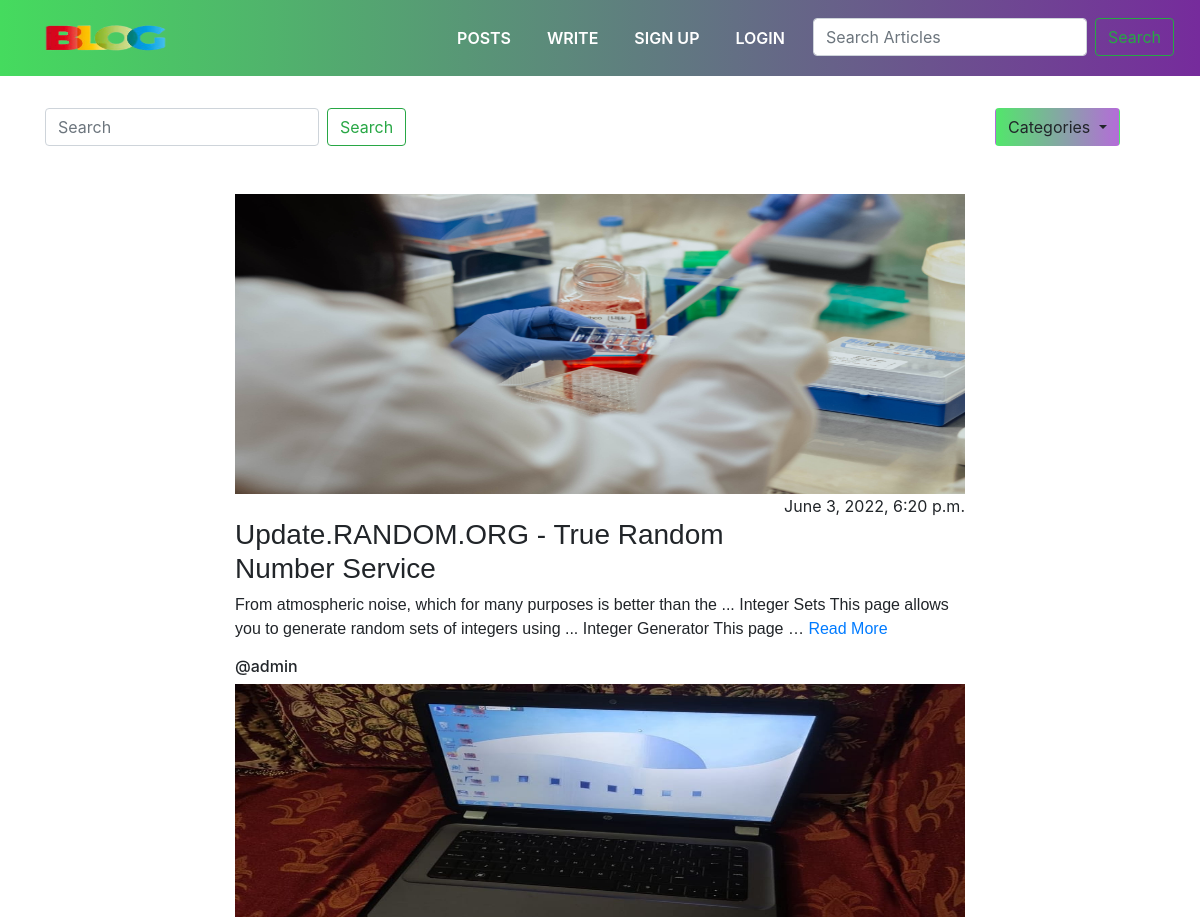
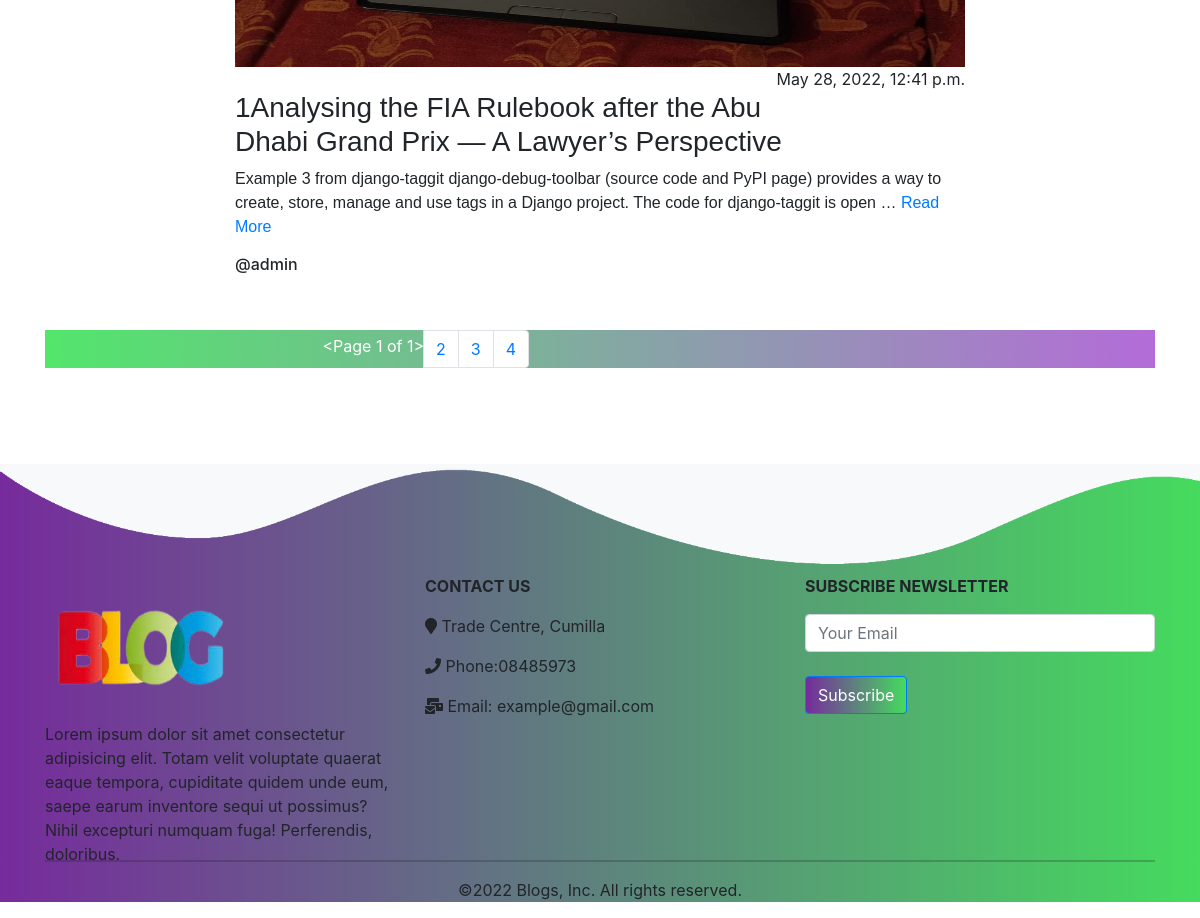
The page /blogs.html?category=3 on the database its author committed (2 pictures, top to bottom).
### posts/models.py (models this page shows, shortened)
class Blog(models.Model):
    author=models.ForeignKey(User,on_delete=models.CASCADE,related_name='post_author')
    blog_title=models.CharField(max_length=264,verbose_name='Put a Title')
    category=models.ForeignKey(Category,on_delete=models.CASCADE,related_name='category',default=None)
    slug= models.SlugField(max_length=264,unique=True,null=True,allow_unicode=True)
    blog_content=models.TextField(verbose_name='what is on your mind?')
    blog_image=models.ImageField(upload_to='blog_images',verbose_name='Image')
    publish_date=models.DateTimeField(auto_now_add=True)
    update_date=models.DateTimeField(auto_now=True)
    view_count=models.IntegerField(null=True,default=0,blank=True)
    class Meta:
        ordering = ('-publish_date',)
    @staticmethod
    def get_all_products_by_id(category_id):
        if category_id :
            return Blog.objects.filter(category=category_id)
        else:
            return Blog.objects.all()

### posts/views.py (the view)
# urls.py: path('blogs.html',views.bloglist,name="showing_blogs"),
def bloglist(request):
    blog = Blog.objects.all()
    category = Category.objects.all()
    categoryID = request.GET.get('category')
    if categoryID:
        blog = Blog.get_all_products_by_id(categoryID)
    else:
        blog = Blog.objects.all()
    paginator = Paginator(blog, 3)
    page_number = request.GET.get('page')
    blogFinal = paginator.get_page(page_number)
    result = None
    if request.method == "GET":
        search = request.GET.get('search', ' ')
        if not search == ' ':
            result = Blog.objects.filter(blog_title__icontains=search)
    prddata = {
        'blog': blogFinal,
        'category': category,
        'result': result
    }
    return render(request, 'blogs/blog.html', prddata)

### templates/blogs/blog.html (shortened to what this page needs)
{% extends 'layouts.html' %}
{% block content %}
<div class="container pb-5">
  <br>
        <div class="row">
          <div class="col-lg-4 col-md-3"></div>
          <div class="col-lg-4 col-md-6 pt-2" style="z-index:0.5 ;">
          </div>
          <div class="col-lg-4 col-md-3"></div>
        </div>
    <div class="row">
        <div class="col-lg-10 col-sm-0 col-md-8">
          <form class="form-inline my-2 my-lg-0" method="GET">
            <input class="form-control mr-sm-2" type="search" name="search" placeholder="Search" aria-label="Search">
            <button class="btn btn-outline-success my-2 my-sm-0" type="submit">Search</button>
          </form>
        </div>
        <div class="col-lg-2 col-sm-12 col-md-4 ">
            <div class="dropdown">
              <button class="btn dropdown-toggle" type="button" id="dropdownMenuButton1" data-bs-toggle="dropdown" aria-expanded="false" style="background-image: linear-gradient(to right, #52e66b,#b46cd8);">
                Categories
              </button>
              </div>
        </div>
      </div><br><br>
  {% if blog %}
    {% if not result %}
       {% for blog in blog %}
         <div class="row" >
          <div class="col-lg-2"></div>
            <div class="col-lg-8">
                <img src="/media/{{blog.blog_image}}" alt="{{blog.blog_title}}" title="" width="100%" height="300px">
                <p style="float:right;">{{blog.publish_date}}</p><br><br>
                <h3 style="font-family: Impact, Haettenschweiler, 'Arial Narrow Bold', sans-serif;">{{blog.blog_title|capfirst|truncatewords:30}}</h3>
                <p style="font-family: sans-serif;">{{blog.blog_content|capfirst|truncatewords:30}}
                <a href="{% url 'blog_details' blog.slug %}">Read More</a>
                </p>
                <h6>@{{blog.author}}</h6>
              </div>
            <div class="col-lg-2"></div>
         </div>
       {% endfor %}
    {% endif %}
    {% if not result %}
    <nav aria-label="..." class="my-5"
    style="background-image: linear-gradient(to right,#52e66b,#b46cd8);"
    >
      <ul class="pagination button" style="padding-left: 25%;">
        <li class="page-item mt-1 text-white">{{blog}}</li>
        {% if blog.start_index < 7 %}
        <li class="page-item" aria-current="page">
          <a class="page-link" href="?page=2">2</a>
        </li>
        <li class="page-item" aria-current="page">
          <a class="page-link" href="?page=3">3</a>
        </li>
        {% endif %}
        <li class="page-item" aria-current="page">
          <a class="page-link" href="?page=4">4</a>
        </li>
      </ul>
    </nav>
    {% endif %}
  {% else %}
    <h2 class="text-center mt-4 d-inline" >There is no video of this Category</h2>&nbsp;&nbsp;<a href="{% url 'showing_blogs' %}" class="text-right d-inline text-bold">continue</a>
    <pre>
    </pre>
  {% endif %}
</div>
{% endblock content %}

### static/index.css (style rules this page uses)
* { margin: 0; padding: 0; }
body { font-family: sans-serif; }

### rows shown on the page
Blog: blog_image (picture), publish_date "June 3, 2022, 6:20 p.m.", blog_title "Update.RANDOM.ORG - True Random Number Service", blog_content "From atmospheric noise, which for many purposes is better than the ... Integer Sets This page allows you to generate random sets of integers using ... Integer Generator This page …", author "admin"
Blog: blog_image (picture), publish_date "May 28, 2022, 12:41 p.m.", blog_title "1Analysing the FIA Rulebook after the Abu Dhabi Grand Prix — A Lawyer’s Perspective", blog_content "Example 3 from django-taggit django-debug-toolbar (source code and PyPI page) provides a way to create, store, manage and use tags in a Django project. The code for django-taggit is open …", author "admin"

### other values the page prints
{{ blog }} "<Page 1 of 1>"
